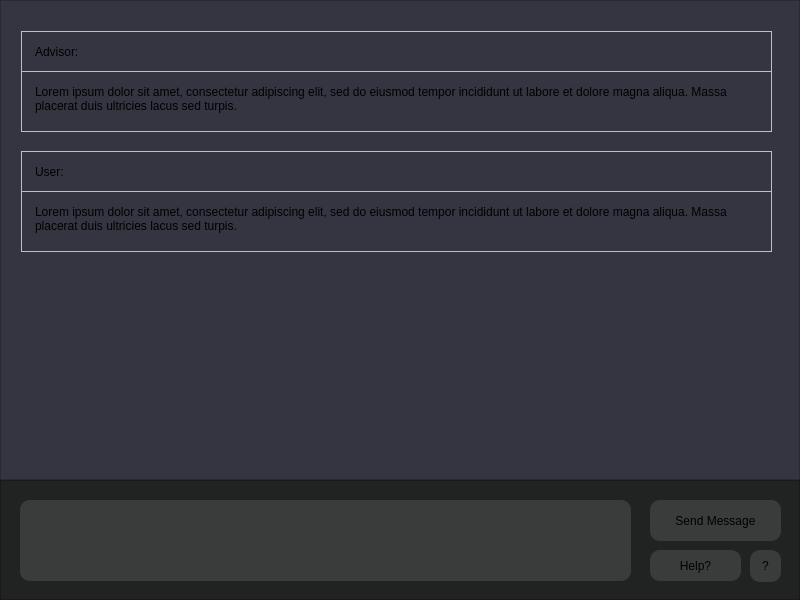
<?xml version="1.0" encoding="UTF-8"?>
<ui version="4.0">
 <class>Advisor</class>
 <widget class="QWidget" name="Advisor">
  <property name="geometry">
   <rect>
    <x>0</x>
    <y>0</y>
    <width>800</width>
    <height>600</height>
   </rect>
  </property>
  <property name="minimumSize">
   <size>
    <width>800</width>
    <height>600</height>
   </size>
  </property>
  <property name="maximumSize">
   <size>
    <width>800</width>
    <height>800</height>
   </size>
  </property>
  <property name="windowTitle">
   <string>Advisor</string>
  </property>
  <widget class="QScrollArea" name="scrollArea">
   <property name="geometry">
    <rect>
     <x>0</x>
     <y>0</y>
     <width>800</width>
     <height>480</height>
    </rect>
   </property>
   <property name="minimumSize">
    <size>
     <width>800</width>
     <height>480</height>
    </size>
   </property>
   <property name="maximumSize">
    <size>
     <width>800</width>
     <height>480</height>
    </size>
   </property>
   <property name="styleSheet">
    <string notr="true">padding: 10px 10px 10px 10px;
background-color: rgb(52, 53, 64);
</string>
   </property>
   <property name="widgetResizable">
    <bool>true</bool>
   </property>
   <widget class="QWidget" name="scrollAreaWidgetContents">
    <property name="geometry">
     <rect>
      <x>0</x>
      <y>0</y>
      <width>778</width>
      <height>458</height>
     </rect>
    </property>
    <widget class="QFrame" name="frame">
     <property name="geometry">
      <rect>
       <x>10</x>
       <y>20</y>
       <width>751</width>
       <height>101</height>
      </rect>
     </property>
     <property name="styleSheet">
      <string notr="true">border: 1px solid;
border-color: rgb(175, 193, 220);


</string>
     </property>
     <property name="frameShape">
      <enum>QFrame::StyledPanel</enum>
     </property>
     <property name="frameShadow">
      <enum>QFrame::Raised</enum>
     </property>
     <widget class="QLabel" name="label_2">
      <property name="geometry">
       <rect>
        <x>0</x>
        <y>40</y>
        <width>751</width>
        <height>61</height>
       </rect>
      </property>
      <property name="styleSheet">
       <string notr="true">padding: 10px 10px 10px 10px;</string>
      </property>
      <property name="text">
       <string>Lorem ipsum dolor sit amet, consectetur adipiscing elit, sed do eiusmod tempor incididunt ut labore et dolore magna aliqua. Massa placerat duis ultricies lacus sed turpis.</string>
      </property>
      <property name="alignment">
       <set>Qt::AlignLeading|Qt::AlignLeft|Qt::AlignTop</set>
      </property>
      <property name="wordWrap">
       <bool>true</bool>
      </property>
     </widget>
     <widget class="QLabel" name="label_3">
      <property name="geometry">
       <rect>
        <x>0</x>
        <y>0</y>
        <width>751</width>
        <height>41</height>
       </rect>
      </property>
      <property name="styleSheet">
       <string notr="true">padding: 10px 10px 10px 10px;</string>
      </property>
      <property name="text">
       <string>Advisor:</string>
      </property>
      <property name="alignment">
       <set>Qt::AlignLeading|Qt::AlignLeft|Qt::AlignTop</set>
      </property>
      <property name="wordWrap">
       <bool>true</bool>
      </property>
     </widget>
    </widget>
    <widget class="QFrame" name="frame_3">
     <property name="geometry">
      <rect>
       <x>10</x>
       <y>140</y>
       <width>751</width>
       <height>101</height>
      </rect>
     </property>
     <property name="styleSheet">
      <string notr="true">border: 1px solid;
border-color: rgb(175, 193, 220);


</string>
     </property>
     <property name="frameShape">
      <enum>QFrame::StyledPanel</enum>
     </property>
     <property name="frameShadow">
      <enum>QFrame::Raised</enum>
     </property>
     <widget class="QLabel" name="label_8">
      <property name="geometry">
       <rect>
        <x>0</x>
        <y>40</y>
        <width>751</width>
        <height>61</height>
       </rect>
      </property>
      <property name="styleSheet">
       <string notr="true">padding: 10px 10px 10px 10px;</string>
      </property>
      <property name="text">
       <string>Lorem ipsum dolor sit amet, consectetur adipiscing elit, sed do eiusmod tempor incididunt ut labore et dolore magna aliqua. Massa placerat duis ultricies lacus sed turpis.</string>
      </property>
      <property name="alignment">
       <set>Qt::AlignLeading|Qt::AlignLeft|Qt::AlignTop</set>
      </property>
      <property name="wordWrap">
       <bool>true</bool>
      </property>
     </widget>
     <widget class="QLabel" name="label_9">
      <property name="geometry">
       <rect>
        <x>0</x>
        <y>0</y>
        <width>751</width>
        <height>41</height>
       </rect>
      </property>
      <property name="styleSheet">
       <string notr="true">padding: 10px 10px 10px 10px;</string>
      </property>
      <property name="text">
       <string>User:</string>
      </property>
      <property name="alignment">
       <set>Qt::AlignLeading|Qt::AlignLeft|Qt::AlignTop</set>
      </property>
      <property name="wordWrap">
       <bool>true</bool>
      </property>
     </widget>
    </widget>
   </widget>
  </widget>
  <widget class="QFrame" name="frame_2">
   <property name="geometry">
    <rect>
     <x>0</x>
     <y>480</y>
     <width>800</width>
     <height>120</height>
    </rect>
   </property>
   <property name="minimumSize">
    <size>
     <width>800</width>
     <height>120</height>
    </size>
   </property>
   <property name="maximumSize">
    <size>
     <width>800</width>
     <height>120</height>
    </size>
   </property>
   <property name="styleSheet">
    <string notr="true">background-color: rgb(33, 34, 34)</string>
   </property>
   <property name="frameShape">
    <enum>QFrame::StyledPanel</enum>
   </property>
   <property name="frameShadow">
    <enum>QFrame::Plain</enum>
   </property>
   <widget class="QPushButton" name="pushButton">
    <property name="geometry">
     <rect>
      <x>650</x>
      <y>20</y>
      <width>131</width>
      <height>41</height>
     </rect>
    </property>
    <property name="cursor">
     <cursorShape>PointingHandCursor</cursorShape>
    </property>
    <property name="styleSheet">
     <string notr="true">border: 0px solid; 
border-radius:10px;
background-color:rgb(58, 59, 59)</string>
    </property>
    <property name="text">
     <string>Send Message</string>
    </property>
    <property name="iconSize">
     <size>
      <width>30</width>
      <height>30</height>
     </size>
    </property>
    <property name="autoDefault">
     <bool>true</bool>
    </property>
   </widget>
   <widget class="QPlainTextEdit" name="plainTextEdit">
    <property name="geometry">
     <rect>
      <x>20</x>
      <y>20</y>
      <width>611</width>
      <height>81</height>
     </rect>
    </property>
    <property name="autoFillBackground">
     <bool>false</bool>
    </property>
    <property name="styleSheet">
     <string notr="true">border: 0px solid;
border-radius:10px;
background-color:rgb(58, 59, 59);

padding: 10px 10px 10px 10px;</string>
    </property>
   </widget>
   <widget class="QPushButton" name="pushButton_2">
    <property name="geometry">
     <rect>
      <x>650</x>
      <y>70</y>
      <width>91</width>
      <height>31</height>
     </rect>
    </property>
    <property name="cursor">
     <cursorShape>PointingHandCursor</cursorShape>
    </property>
    <property name="styleSheet">
     <string notr="true">border: 0px solid; 
border-radius:10px;
background-color:rgb(58, 59, 59)</string>
    </property>
    <property name="text">
     <string>Help?</string>
    </property>
    <property name="iconSize">
     <size>
      <width>30</width>
      <height>30</height>
     </size>
    </property>
    <property name="autoDefault">
     <bool>true</bool>
    </property>
   </widget>
   <widget class="QPushButton" name="btn_login">
    <property name="geometry">
     <rect>
      <x>750</x>
      <y>70</y>
      <width>31</width>
      <height>32</height>
     </rect>
    </property>
    <property name="cursor">
     <cursorShape>PointingHandCursor</cursorShape>
    </property>
    <property name="styleSheet">
     <string notr="true">border: 0px solid; 
border-radius:10px;
background-color:rgb(58, 59, 59)</string>
    </property>
    <property name="text">
     <string>?</string>
    </property>
   </widget>
  </widget>
 </widget>
 <resources/>
 <connections/>
</ui>
